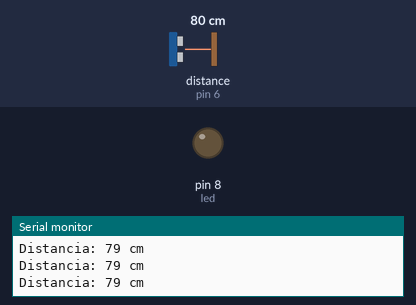
A sketch run on a simulated Arduino Uno, built with avr-gcc and run on an emulated ATmega328P. Parts: output pins drawn as LEDs (lit = HIGH), the last lines printed to the serial monitor. Wiring (inferred from the names in the program): ultrasonic range finder: trigger pin 7; echo pin 6. The test bench sets the inputs (shaded band); at power-on: distance to the obstacle (sensor on pin 6) 80 cm. The echo pulse lasts 58.3 µs per cm; pins used as bus, display or sensor lines are not drawn.

Above: at 1.2 s.
1.3 s: distance to the obstacle (sensor on pin 6) set to 18 cm
4.3 s: distance to the obstacle (sensor on pin 6) set to 15 cm
At 5.3 s:
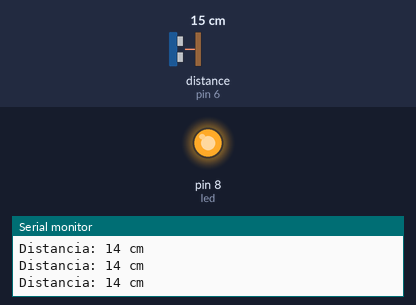
5.8 s: distance to the obstacle (sensor on pin 6) set to 35 cm
At 6.3 s:
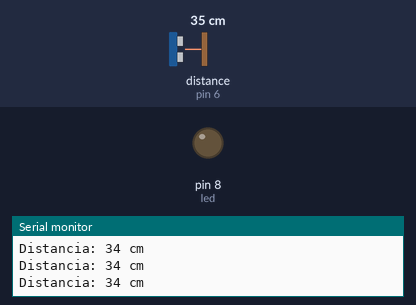
8.8 s: distance to the obstacle (sensor on pin 6) set to 12 cm
At 9.6 s:
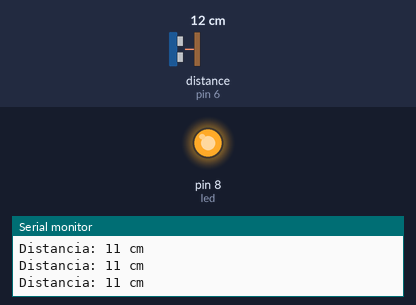
Timing chart, 0 to 11.8 s (numbered marks = the images above; inputs shaded):
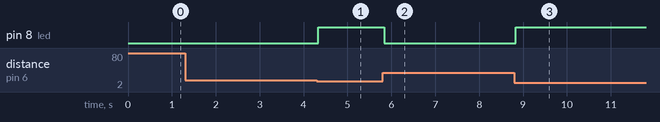

Measured:
- the behaviour switches between 17 and 16 cm on distance to the obstacle (sensor on pin 6) (found by bisection; images 0 and 1)
- after the input at 4.3 s, pin 8 (led): LOW → HIGH at once
- after the input at 5.8 s, pin 8 (led): HIGH → LOW at once
- after the input at 8.8 s, pin 8 (led): LOW → HIGH at once

The sketch:

P6A4-Ultrasonido.ino
```cpp
#define trigPin 7
#define echoPin 6   //Definimos los pines que usaremos del microcontrolador
#define led 8
long duracion;    //Definimos las variables con las que leeremos los valores y transformarlos
int distancia;


void setup() {
pinMode(trigPin,OUTPUT);   //Definimos los pines de salida digital y la velocidad de la comunicacion
pinMode(echoPin,INPUT);
pinMode(led, OUTPUT);

Serial.begin(9600);
}

void loop() {
digitalWrite(trigPin, LOW);   //Mandamos una señal a traves del trigger con un delay de 10 macrosegundos antes de apagarlo
delayMicroseconds(2);

digitalWrite(trigPin, HIGH);
delayMicroseconds(10);
digitalWrite(trigPin, LOW);

duracion = pulseIn(echoPin, HIGH);   //Leemos en el pin de echo la señal y calculamos la duracion de la señal para luego calcular la distancia al objeto
distancia = duracion * 0.0343 / 2;

Serial.print("Distancia: "); //Imprimimos el valor de distancia obtenido
Serial.print(distancia);
Serial.println(" cm");

if(distancia <= 15) {   //Configuramos un led que se encienda cuando hay un objeto a 15 cm de distancia o menos
  digitalWrite(led, HIGH);
}
else {
  digitalWrite(led, LOW);
}
}
```
